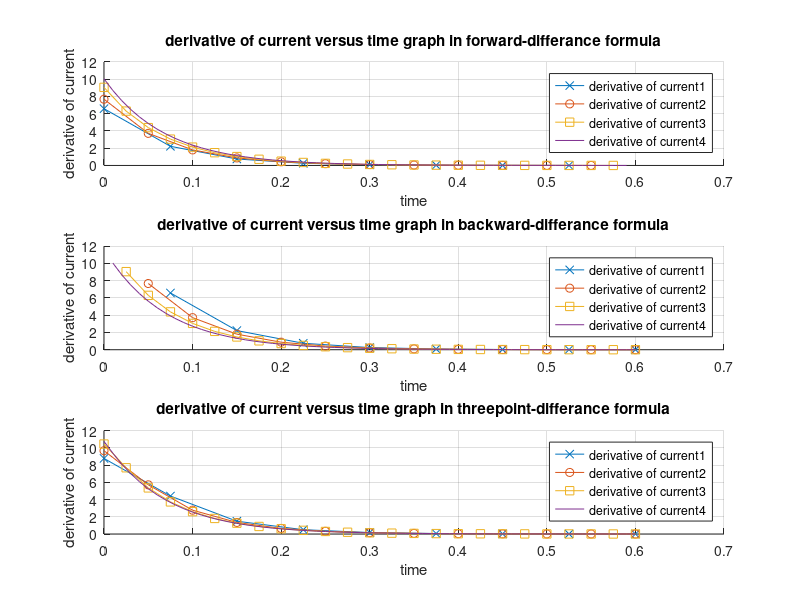
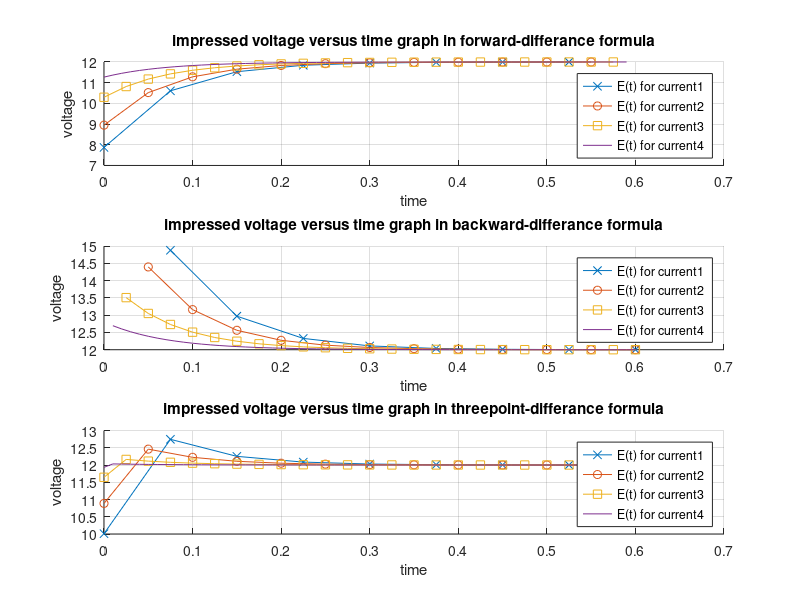

Write the MATLAB code that produced these figures, in order.
clear all;
clc;
format long;
load current1.dat
load current2.dat
load current3.dat
load current4.dat
%% forward-difference formula
for i=1:1:8
 forward1(i)=(current1(i+1,2)-current1(i,2))/0.0750;
 fprintf("derivative of current at t=%f is:((%f)-%f)/0.0750=%f\n",current1(i,1),current1(i+1,2),current1(i,2),forward1(i));
 E1_forward(i)= 0.98*forward1(i)+14.2*current1(i,2);
 fprintf("impressed voltage is %f\n",E1_forward(i));
end 
fprintf("\n current2\n");
for i=1:1:12
 forward2(i)=(current2(i+1,2)-current2(i,2))/0.050;
 fprintf("derivative of current at t=%f is:((%f)-%f)/0.050=%f\n",current2(i,1),current2(i+1,2),current2(i,2),forward2(i));
 E2_forward(i)= 0.98*forward2(i)+14.2*current2(i,2);
 fprintf("impressed voltage is %f\n",E2_forward(i));
end
fprintf("\ncurrent3\n");
for i=1:1:24
 forward3(i)=(current3(i+1,2)-current3(i,2))/0.025;
 fprintf("derivative of current at t=%f is:((%f)-%f)/0.025=%f\n",current3(i,1),current3(i+1,2),current3(i,2),forward3(i));
 E3_forward(i)= 0.98*forward3(i)+14.2*current3(i,2);
 fprintf("impressed voltage is %f\n",E3_forward(i));
end
fprintf("\ncurrent4\n");
for i=1:1:60
 forward4(i)=(current4(i+1,2)-current4(i,2))/0.010;
 fprintf("derivative of current at t=%f is:((%f)-%f)/0.010=%f\n",current4(i,1),current4(i+1,2),current4(i,2),forward4(i));
 E4_forward(i)= 0.98*forward4(i)+14.2*current4(i,2);
 fprintf("impressed voltage is %f\n",E4_forward(i));
end

%% backward-difference formula
fprintf("\nbackward difference formula\n\n");
fprintf("current1\n");
for i=2:1:9
 backward1(i)=(current1(i,2)-current1(i-1,2))/0.0750;
 fprintf("derivative of current at t=%f is:((%f)-%f)/0.0750=%f\n",current1(i,1),current1(i,2),current1(i-1,2),backward1(i));
 E1_backward(i)= 0.98*backward1(i)+14.2*current1(i,2);
 fprintf("impressed voltage is %f\n",E1_backward(i));
end
fprintf("\n current2\n");
for i=2:1:13
 backward2(i)=(current2(i,2)-current2(i-1,2))/0.050;
 fprintf("derivative of current at t=%f is:((%f)-%f)/0.050=%f\n",current2(i,1),current2(i,2),current2(i-1,2),backward2(i));
 E2_backward(i)= 0.98*backward2(i)+14.2*current2(i,2);
 fprintf("impressed voltage is %f\n",E2_backward(i));
end
fprintf("\ncurrent3\n");
for i=2:1:25
 backward3(i)=(current3(i,2)-current3(i-1,2))/0.025;
 fprintf("derivative of current at t=%f is:((%f)-%f)/0.025=%f\n",current3(i,1),current3(i,2),current3(i-1,2),backward3(i));
 E3_backward(i)= 0.98*backward3(i)+14.2*current3(i,2);
 fprintf("impressed voltage is %f\n",E3_backward(i));
end
fprintf("\ncurrent4\n");
for i=2:1:61
 backward4(i)=(current4(i,2)-current4(i-1,2))/0.010;
 fprintf("derivative of current at t=%f is:((%f)-%f)/0.010=%f\n",current4(i,1),current4(i,2),current4(i-1,2),backward4(i));
 E4_backward(i)= 0.98*backward4(i)+14.2*current4(i,2);
 fprintf("impressed voltage is %f\n",E4_backward(i));
end
%% Three point midpoint formula
fprintf("\n\n three point midpoint formula\n");
fprintf("\ncurrent1\n\n");
h=0.075;
threepoint1(1)=(1/(2*h))*(-3*current1(1,2)+4*current1(2,2)-current1(3,2));
fprintf("derivative of current at t=%f is:(1/%f)*(-3*%f+4*%f-%f)=%f\n",current1(1,1),2*h,current1(1,2),current1(2,2),current1(3,2),threepoint1(1));
E1_threepoint(1)=threepoint1(1)*0.98+14.2*current1(1,2);
fprintf("impressed voltage is %f\n",E1_threepoint(1));
for i=2:1:8
   threepoint1(i)=(1/(2*h))*(current1(i+1,2)-current1(i-1,2)); 
     fprintf("derivative of current at t=%f is:1/%f*(%f-%f)=%f\n",current1(i,1),2*h,current1(i+1,2),current1(i-1,2),threepoint1(i));
    E1_threepoint(i)=threepoint1(i)*0.98+14.2*current1(i,2);
    fprintf("impressed voltage is %f\n",E1_threepoint(i));
end
h=-0.075;
threepoint1(9)=(1/(2*h))*(-3*current1(9,2)+4*current1(8,2)-current1(7,2));
fprintf("derivative of current at t=%f is:(1/%f)*(-3*%f+4*%f-%f)=%f\n",current1(9,1),2*h,current1(9,2),current1(8,2),current1(7,2),threepoint1(9));
 E1_threepoint(9)=threepoint1(9)*0.98+14.2*current1(9,2);
    fprintf("impressed voltage is %f\n",E1_threepoint(9));
    
    
    
fprintf("\ncurrent2\n\n");
h=0.05;
threepoint2(1)=(1/(2*h))*(-3*current2(1,2)+4*current2(2,2)-current2(3,2));
fprintf("derivative of current at t=%f is:(1/%f)*(-3*%f+4*%f-%f)=%f\n",current2(1,1),2*h,current2(1,2),current2(2,2),current2(3,2),threepoint2(1));
E2_threepoint(1)=threepoint2(1)*0.98+14.2*current2(1,2);
fprintf("impressed voltage is %f\n",E2_threepoint(1));
for i=2:1:12
      threepoint2(i)=(1/(2*h))*(current2(i+1,2)-current2(i-1,2)); 
     fprintf("derivative of current at t=%f is:1/%f*(%f-%f)=%f\n",current2(i,1),2*h,current2(i+1,2),current2(i-1,2),threepoint2(i));
    E2_threepoint(i)=threepoint2(i)*0.98+14.2*current2(i,2);
    fprintf("impressed voltage is %f\n",E2_threepoint(i));
end
h=-0.05;
threepoint2(13)=(1/(2*h))*(-3*current2(13,2)+4*current2(12,2)-current2(11,2));
fprintf("derivative of current at t=%f is:(1/%f)*(-3*%f+4*%f-%f)=%f\n",current2(13,1),2*h,current2(13,2),current2(12,2),current2(11,2),threepoint2(13));
E2_threepoint(13)=threepoint2(13)*0.98+14.2*current2(13,2);
fprintf("impressed voltage is %f\n",E2_threepoint(13));


fprintf("\ncurrent3\n\n");
h=0.025;
threepoint3(1)=(1/(2*h))*(-3*current3(1,2)+4*current3(2,2)-current3(3,2));
fprintf("derivative of current at t=%f is:(1/%f)*(-3*%f+4*%f-%f)=%f\n",current3(1,1),2*h,current3(1,2),current3(2,2),current3(3,2),threepoint3(1));
E3_threepoint(1)=threepoint3(1)*0.98+14.2*current3(1,2);
fprintf("impressed voltage is %f\n",E3_threepoint(1));
for i=2:1:24
      threepoint3(i)=(1/(2*h))*(current3(i+1,2)-current3(i-1,2)); 
     fprintf("derivative of current at t=%f is:1/%f*(%f-%f)=%f\n",current3(i,1),2*h,current3(i+1,2),current3(i-1,2),threepoint3(i));
    E3_threepoint(i)=threepoint3(i)*0.98+14.2*current3(i,2);
    fprintf("impressed voltage is %f\n",E3_threepoint(i));
end
h=-0.025;
threepoint3(25)=(1/(2*h))*(-3*current3(24,2)+4*current3(23,2)-current3(22,2));
fprintf("derivative of current at t=%f is:(1/%f)*(-3*%f+4*%f-%f)=%f\n",current3(25,1),2*h,current3(24,2),current3(23,2),current3(22,2),threepoint3(25));
E3_threepoint(25)=threepoint3(25)*0.98+14.2*current3(25,2);
fprintf("impressed voltage is %f\n",E3_threepoint(25));



fprintf("\ncurrent4\n\n");
h=0.010;
threepoint4(1)=(1/(2*h))*(-3*current4(1,2)+4*current4(2,2)-current4(3,2));
fprintf("derivative of current at t=%f is:(1/%f)*(-3*%f+4*%f-%f)=%f\n",current4(1,1),2*h,current4(1,2),current4(2,2),current4(3,2),threepoint4(1));
E4_threepoint(1)=threepoint4(1)*0.98+14.2*current4(1,2);
fprintf("impressed voltage is %f\n",E4_threepoint(1));
for i=2:1:60
      threepoint4(i)=(1/(2*h))*(current4(i+1,2)-current4(i-1,2)); 
     fprintf("derivative of current at t=%f is:1/%f*(%f-%f)=%f\n",current4(i,1),2*h,current4(i+1,2),current4(i-1,2),threepoint4(i));
    E4_threepoint(i)=threepoint4(i)*0.98+14.2*current4(i,2);
    fprintf("impressed voltage is %f\n",E4_threepoint(i));
end
h=-0.010;
threepoint4(61)=(1/(2*h))*(-3*current4(60,2)+4*current4(59,2)-current4(58,2));
fprintf("derivative of current at t=%f is:(1/%f)*(-3*%f+4*%f-%f)=%f\n",current4(61,1),2*h,current4(60,2),current4(59,2),current4(58,2),threepoint4(61));
E4_threepoint(61)=threepoint4(61)*0.98+14.2*current4(61,2);
fprintf("impressed voltage is %f\n",E4_threepoint(61));


%% ploting graphs
figure(1)
subplot(3,1,2);
hold on
grid on;
plot(current1(2:end,1),backward1(2:end),'-x');
plot(current2(2:end,1),backward2(2:end),'-o');
plot(current3(2:end,1),backward3(2:end),'-s');
plot(current4(2:end,1),backward4(2:end),'-');
legend('derivative of current1','derivative of current2','derivative of current3','derivative of current4');
xlabel('time');
ylabel('derivative of current');
title('derivative of current versus time graph in backward-differance formula');
hold off
subplot(3,1,1);
hold on
grid on;
plot(current1(1:end-1,1),forward1,'-x');
plot(current2(1:end-1,1),forward2,'-o');
plot(current3(1:end-1,1),forward3,'-s');
plot(current4(1:end-1,1),forward4,'-');
legend('derivative of current1','derivative of current2','derivative of current3','derivative of current4');
xlabel('time');
ylabel('derivative of current');
title('derivative of current versus time graph in forward-differance formula');
hold off;
subplot(3,1,3);
hold on;
grid on;
plot(current1(:,1),threepoint1,'-x');
plot(current2(:,1),threepoint2,'-o');
plot(current3(:,1),threepoint3,'-s');
plot(current4(:,1),threepoint4,'-');
legend('derivative of current1','derivative of current2','derivative of current3','derivative of current4');
xlabel('time');
ylabel('derivative of current');
title('derivative of current versus time graph in threepoint-differance formula');
hold off;


figure(2);
subplot(3,1,1);
hold on;
grid on;
plot(current1(1:end-1,1),E1_forward,'-x');
plot(current2(1:end-1,1),E2_forward,'-o');
plot(current3(1:end-1,1),E3_forward,'-s');
plot(current4(1:end-1,1),E4_forward,'-');
legend('E(t) for current1','E(t) for current2','E(t) for current3','E(t) for current4');
xlabel('time');
ylabel('voltage');
title('impressed voltage versus time graph in forward-differance formula');
hold off;

subplot(3,1,2);
hold on;
grid on;
plot(current1(2:end,1),E1_backward(2:end),'-x');
plot(current2(2:end,1),E2_backward(2:end),'-o');
plot(current3(2:end,1),E3_backward(2:end),'-s');
plot(current4(2:end,1),E4_backward(2:end),'-');
legend('E(t) for current1','E(t) for current2','E(t) for current3','E(t) for current4');
xlabel('time');
ylabel('voltage');
title('impressed voltage versus time graph in backward-differance formula');
hold off;

subplot(3,1,3);
hold on;
grid on;
plot(current1(:,1),E1_threepoint,'-x');
plot(current2(:,1),E2_threepoint,'-o');
plot(current3(:,1),E3_threepoint,'-s');
plot(current4(:,1),E4_threepoint,'-');
legend('E(t) for current1','E(t) for current2','E(t) for current3','E(t) for current4');
xlabel('time');
ylabel('voltage');
title('impressed voltage versus time graph in threepoint-differance formula');
hold off;
%% error analysis
fprintf("\nerror analysis\n\n");
fprintf("errors for forward-diffeence method\n");
fprintf("error of current1 is : %f\n",norm(E1_forward-12)/norm(12));
fprintf("error of current2 is : %f\n",norm(E2_forward-12)/norm(12));
fprintf("error of current3 is : %f\n",norm(E3_forward-12)/norm(12));
fprintf("error of current4 is : %f\n",norm(E4_forward-12)/norm(12));
fprintf("\n\nerrors for backward difference method\n");
fprintf("error of current1 is : %f\n",norm((E1_backward(2:end)-12))/norm(12));
fprintf("error of current2 is : %f\n",norm(E2_backward(2:end)-12)/norm(12));
fprintf("error of current3 is : %f\n",norm(E3_backward(2:end)-12)/norm(12));
fprintf("error of current4 is : %f\n",norm(E4_backward(2:end)-12)/norm(12));
fprintf("\n\nerrors for threepoint midpoint method\n");
fprintf("error of current1 is : %f\n",norm(E1_threepoint-12)/norm(12));
fprintf("error of current2 is : %f\n",norm(E2_threepoint-12)/norm(12));
fprintf("error of current3 is : %f\n",norm(E3_threepoint-12)/norm(12));
fprintf("error of current4 is : %f\n",norm(E4_threepoint-12)/norm(12));
fprintf("\n\nerrors for threepoint midpoint method without endpoints\n");
fprintf("error of current1 is : %f\n",norm(E1_threepoint(2:end-1)-12)/norm(12));
fprintf("error of current2 is : %f\n",norm(E2_threepoint(2:end-1)-12)/norm(12));
fprintf("error of current3 is : %f\n",norm(E3_threepoint(2:end-1)-12)/norm(12));
fprintf("error of current4 is : %f\n",norm(E4_threepoint(2:end-1)-12)/norm(12));